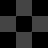

Tiled map render using the project's own tile images. Description and the whole map definition, tile-layer contents included, below:
An orthogonal 3x3 tile map with 16x16 px tiles, 3 tile layers (regions, input_layer1, output_layer2).

<map version="1.5" tiledversion="1.7.2" orientation="orthogonal" renderorder="right-down" width="3" height="3" tilewidth="16" tileheight="16" infinite="0" nextlayerid="4" nextobjectid="1">
 <tileset firstgid="1" source="../../porthole-tileset.tsx" />
 <layer id="3" name="regions" width="3" height="3">
  <data encoding="csv">
0,1,0,
1,1,1,
0,1,0
</data>
 </layer>
 <layer id="1" name="input_layer1" width="3" height="3">
  <data encoding="csv">
0,33,0,
33,1,33,
0,33,0
</data>
 </layer>
 <layer id="2" name="output_layer2" width="3" height="3">
  <data encoding="csv">
0,0,0,
0,75,0,
0,0,0
</data>
 </layer>
</map>
